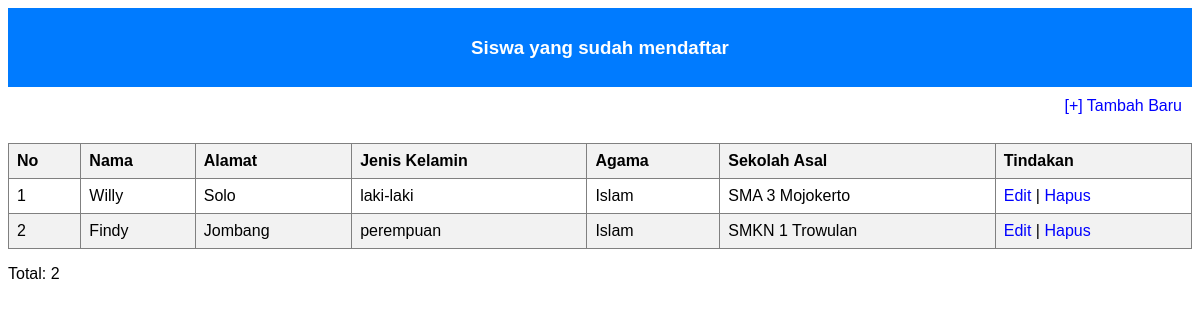
Page /list-siswa.php on the committed database.
### tables this page shows
CREATE TABLE `calon_siswa` (
  `id` int(11) NOT NULL,
  `nama` varchar(64) NOT NULL,
  `alamat` varchar(255) NOT NULL,
  `jenis_kelamin` varchar(16) NOT NULL,
  `agama` varchar(16) NOT NULL,
  `sekolah_asal` varchar(64) NOT NULL
);

### list-siswa.php (the view, shortened to what this page needs)
<?php include("koneksi.php"); ?>
<!DOCTYPE html>
<html>
<head>
</head>
<body>
	<header>
		<h3>Siswa yang sudah mendaftar</h3>
	</header>
	<nav>
		<a href="form-daftar.php">[+] Tambah Baru</a>
	</nav>
	<br>
	<table border="1">
	<thead>
		<tr>
			<th>No</th>
			<th>Nama</th>
			<th>Alamat</th>
			<th>Jenis Kelamin</th>
			<th>Agama</th>
			<th>Sekolah Asal</th>
			<th>Tindakan</th>
		</tr>
	</thead>
	<tbody>
		<?php
		$sql = "SELECT * FROM calon_siswa";
		$query = mysqli_query($db, $sql);
		$no = 1;
		while($siswa = mysqli_fetch_array($query)){
			echo "<tr>";
			echo "<td>".$no."</td>";
			echo "<td>".$siswa['nama']."</td>";
			echo "<td>".$siswa['alamat']."</td>";
			echo "<td>".$siswa['jenis_kelamin']."</td>";
			echo "<td>".$siswa['agama']."</td>";
			echo "<td>".$siswa['sekolah_asal']."</td>";
			echo "<td>";
			echo "<a href='form-edit.php?id=".$siswa['id']."'>Edit</a> | ";
			echo "<a href='hapus.php?id=".$siswa['id']."'>Hapus</a>";
			echo "</td>";
			echo "</tr>";
			$no++;
		}
		?>
	</tbody>
	</table>
	<p>Total: <?php echo mysqli_num_rows($query) ?></p>
</body>
</html>

### list-siswa.php (style rules this page uses)
body { font-family: sans-serif; }
table { border-collapse: collapse; width: 100%; }
th, td { text-align: left; padding: 8px; }
th { background-color: #f2f2f2; }
tr:nth-child(even) { background-color: #f2f2f2; }
a { color: blue; text-decoration: none; }
header { background-color: #007bff; color: white; padding: 10px; text-align: center; }
nav { text-align: right; padding: 10px; }

### rows in the picture
calon_siswa: nama "Willy", alamat "Solo", jenis_kelamin "laki-laki", agama "Islam", sekolah_asal "SMA 3 Mojokerto"
calon_siswa: nama "Findy", alamat "Jombang", jenis_kelamin "perempuan", agama "Islam", sekolah_asal "SMKN 1 Trowulan"

### other values in the picture
mysqli_num_rows($query) "2"
